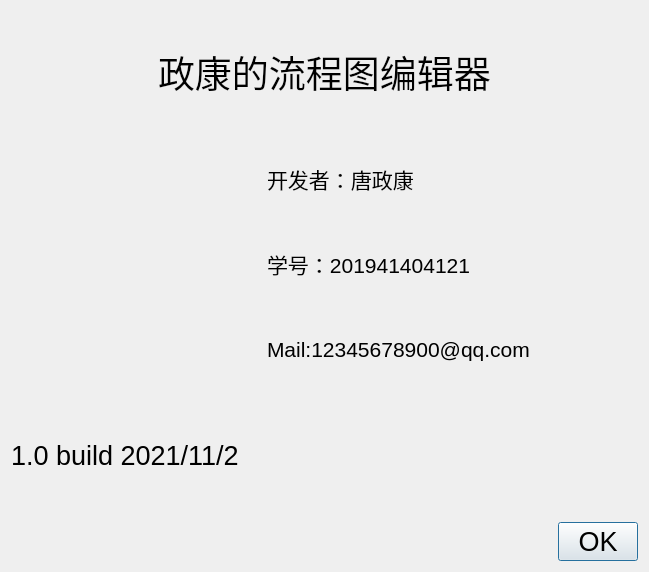
<?xml version="1.0" encoding="UTF-8"?>
<ui version="4.0">
 <class>aboutdialog</class>
 <widget class="QDialog" name="aboutdialog">
  <property name="geometry">
   <rect>
    <x>0</x>
    <y>0</y>
    <width>649</width>
    <height>572</height>
   </rect>
  </property>
  <property name="windowTitle">
   <string>Dialog</string>
  </property>
  <layout class="QVBoxLayout" name="verticalLayout_2">
   <item>
    <layout class="QHBoxLayout" name="horizontalLayout_2">
     <item>
      <spacer name="horizontalSpacer">
       <property name="orientation">
        <enum>Qt::Horizontal</enum>
       </property>
       <property name="sizeHint" stdset="0">
        <size>
         <width>40</width>
         <height>20</height>
        </size>
       </property>
      </spacer>
     </item>
     <item>
      <widget class="QLabel" name="label">
       <property name="font">
        <font>
         <pointsize>28</pointsize>
        </font>
       </property>
       <property name="text">
        <string>政康的流程图编辑器</string>
       </property>
      </widget>
     </item>
     <item>
      <spacer name="horizontalSpacer_2">
       <property name="orientation">
        <enum>Qt::Horizontal</enum>
       </property>
       <property name="sizeHint" stdset="0">
        <size>
         <width>40</width>
         <height>20</height>
        </size>
       </property>
      </spacer>
     </item>
    </layout>
   </item>
   <item>
    <layout class="QHBoxLayout" name="horizontalLayout">
     <item>
      <widget class="QLabel" name="label_5">
       <property name="minimumSize">
        <size>
         <width>250</width>
         <height>250</height>
        </size>
       </property>
       <property name="maximumSize">
        <size>
         <width>250</width>
         <height>250</height>
        </size>
       </property>
       <property name="font">
        <font>
         <pointsize>9</pointsize>
        </font>
       </property>
       <property name="styleSheet">
        <string notr="true">border-image: url(:/img/apple.png);</string>
       </property>
       <property name="text">
        <string/>
       </property>
      </widget>
     </item>
     <item>
      <layout class="QVBoxLayout" name="verticalLayout">
       <item>
        <widget class="QLabel" name="label_2">
         <property name="font">
          <font>
           <pointsize>16</pointsize>
          </font>
         </property>
         <property name="text">
          <string>开发者：唐政康</string>
         </property>
        </widget>
       </item>
       <item>
        <widget class="QLabel" name="label_3">
         <property name="font">
          <font>
           <pointsize>16</pointsize>
          </font>
         </property>
         <property name="text">
          <string>学号：201941404121</string>
         </property>
        </widget>
       </item>
       <item>
        <widget class="QLabel" name="label_4">
         <property name="font">
          <font>
           <pointsize>16</pointsize>
          </font>
         </property>
         <property name="text">
          <string>Mail:12345678900@qq.com</string>
         </property>
        </widget>
       </item>
      </layout>
     </item>
    </layout>
   </item>
   <item>
    <widget class="QLabel" name="label_6">
     <property name="font">
      <font>
       <pointsize>20</pointsize>
      </font>
     </property>
     <property name="text">
      <string>1.0 build 2021/11/2</string>
     </property>
    </widget>
   </item>
   <item>
    <widget class="QDialogButtonBox" name="buttonBox">
     <property name="font">
      <font>
       <pointsize>20</pointsize>
      </font>
     </property>
     <property name="orientation">
      <enum>Qt::Horizontal</enum>
     </property>
     <property name="standardButtons">
      <set>QDialogButtonBox::Ok</set>
     </property>
    </widget>
   </item>
  </layout>
 </widget>
 <resources/>
 <connections>
  <connection>
   <sender>buttonBox</sender>
   <signal>accepted()</signal>
   <receiver>aboutdialog</receiver>
   <slot>accept()</slot>
   <hints>
    <hint type="sourcelabel">
     <x>248</x>
     <y>254</y>
    </hint>
    <hint type="destinationlabel">
     <x>157</x>
     <y>274</y>
    </hint>
   </hints>
  </connection>
  <connection>
   <sender>buttonBox</sender>
   <signal>rejected()</signal>
   <receiver>aboutdialog</receiver>
   <slot>reject()</slot>
   <hints>
    <hint type="sourcelabel">
     <x>316</x>
     <y>260</y>
    </hint>
    <hint type="destinationlabel">
     <x>286</x>
     <y>274</y>
    </hint>
   </hints>
  </connection>
 </connections>
</ui>
